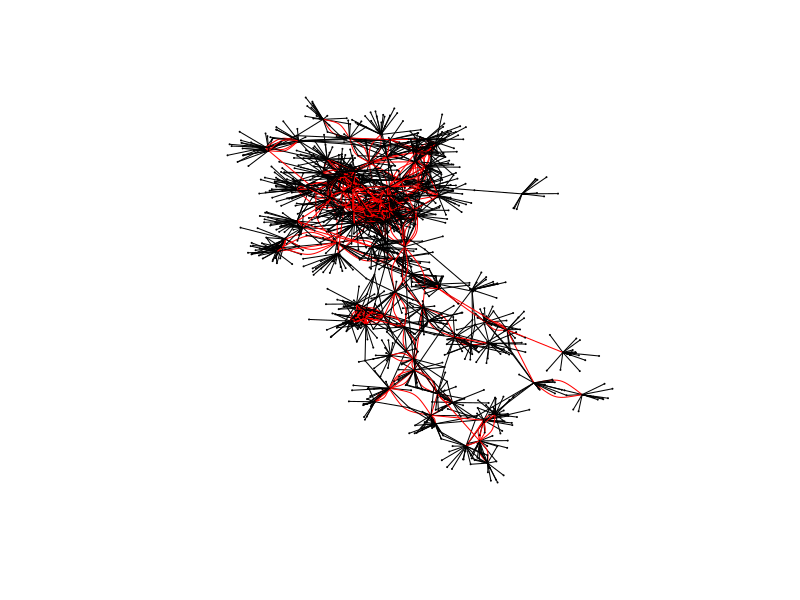

Generate this figure with R: (Note: this script raises an error after producing the figure.)
# Load the igraph and foreign packages (install if needed)
# Edited. See original: http://www.r-bloggers.com/music-network-visualization/

require(igraph)
require(foreign)

lastfm<-read.csv("./data/sna/lastfm_network_ad.csv", header=T,
                 encoding="UTF-8") #Load the dataset

lastfm$include<-ifelse(lastfm$Similar %in% lastfm$Artist==T,1,0) #Index the links between artists in the library
lastfm.network<-graph.data.frame(lastfm, directed=F) #Import as a graph

last.attr<-lastfm[-which(duplicated(lastfm$Artist)),c(5,3,4) ] #Create some attributes
V(lastfm.network)[1:106]$listeners<-last.attr[,2]
V(lastfm.network)[107:length(V(lastfm.network))]$listeners<-NA
V(lastfm.network)[1:106]$tag<-last.attr[,3]
V(lastfm.network)[107:length(V(lastfm.network))]$tag<-NA #Attach the attributes to the artist from the library (only)
V(lastfm.network)$label.cex$tag<-ifelse(V(lastfm.network)$listeners>1200000, 1.4, 
                                        (ifelse(V(lastfm.network)$listeners>500000, 1.2,
                                                (ifelse(V(lastfm.network)$listeners>100000, 1.1,
                                                        (ifelse(V(lastfm.network)$listeners>50000, 1, 0.8))))))) #Scale the size of labels by the relative popularity

V(lastfm.network)$color<-"blue" #Set the color of the dots
V(lastfm.network)$size<-0.1 #Set the size of the dots
V(lastfm.network)$label.color<-NA
V(lastfm.network)[1:106]$label.color<-"blue" #Only the artists from the library should be in white, the rest are not needed

E(lastfm.network)[ include==0 ]$color<-"black" 
E(lastfm.network)[ include==1 ]$color<-"red" #Color edges between artists in the library red, the rest are not needed

# fix(tkplot) # Add manually to the function an argument for the background color of the canvas and set it to black (bg=black)
# Plot the graph and adjust as needed
plot(lastfm.network, vertex.label=V(lastfm.network)$name, layout=layout.fruchterman.reingold)
